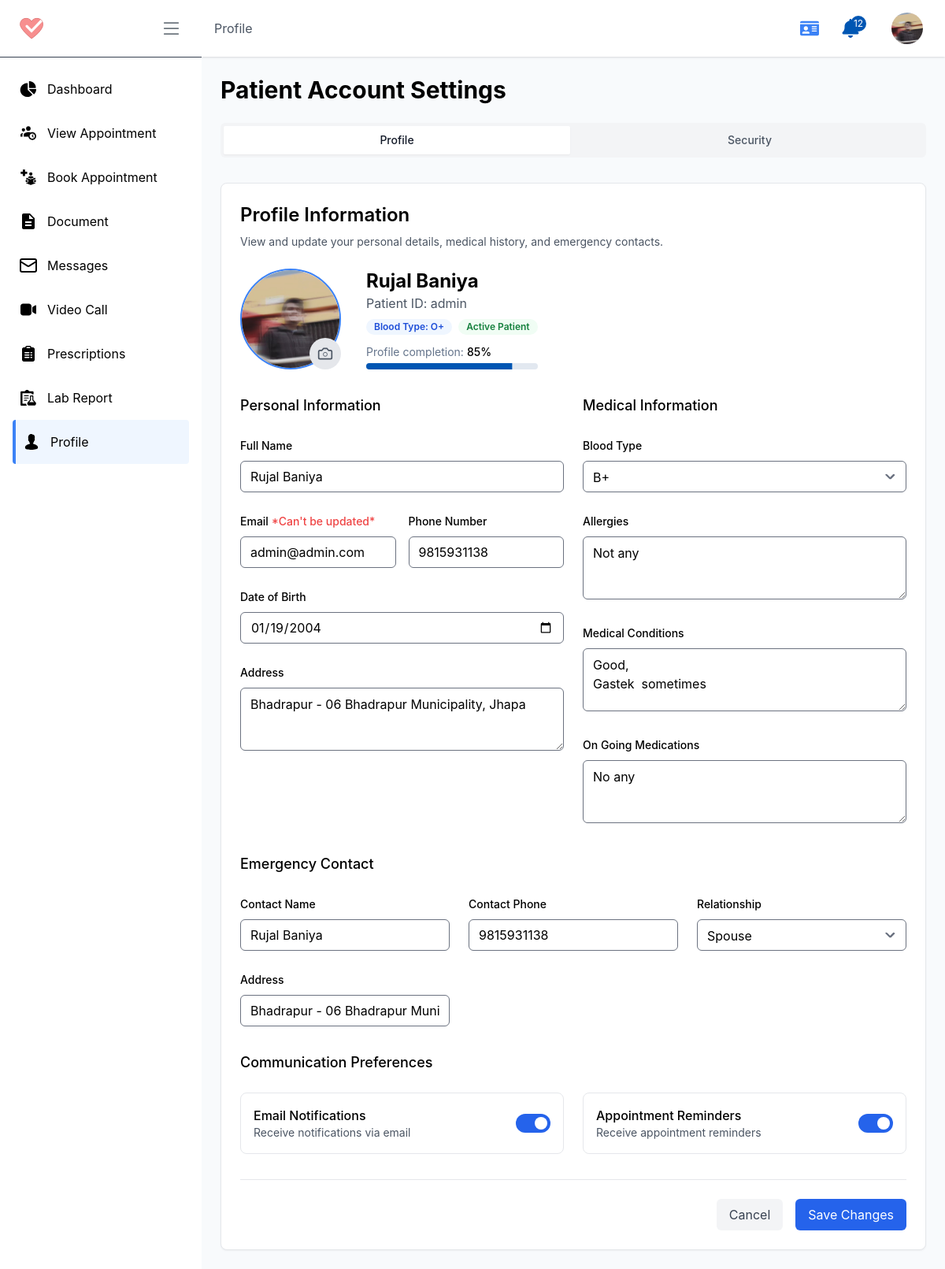
Before: /p/profile/ (signed in) with the older database file.
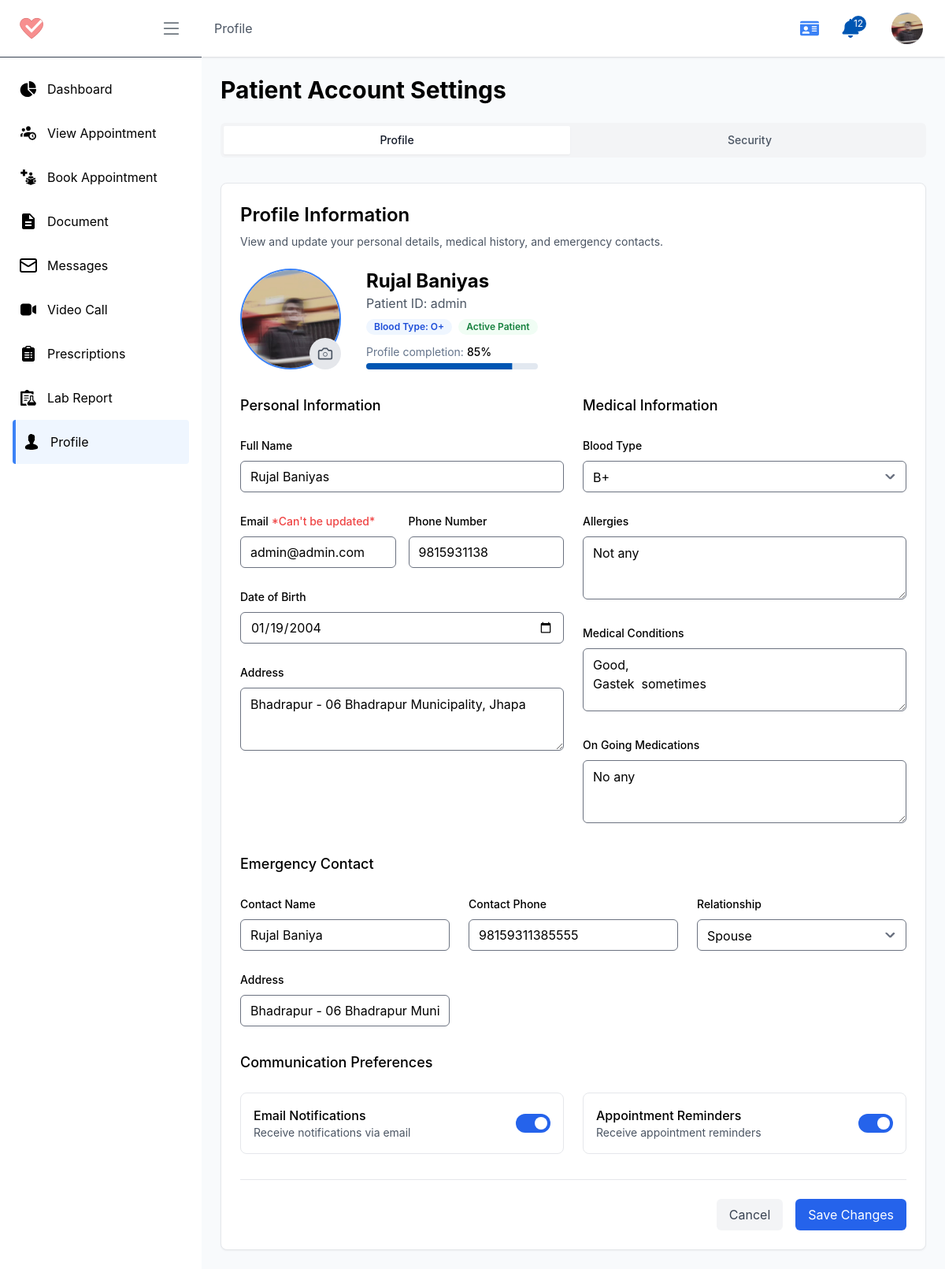
After: the same page with the newer database file.
### account/models.py (models this page shows, shortened)
class Profile(models.Model):
    user = models.OneToOneField(User, on_delete=models.CASCADE, related_name="profile")
    role = models.CharField(max_length=10, choices=USER_ROLES, default='patient')
    profile_pic = models.ImageField(upload_to='profile_pictures/', default='profile_pictures/default.jpg')
    phone_regex = RegexValidator(regex=r'^\+?1?\d{9,15}$', message="Phone number must be entered in the format: '+999999999'. Up to 15 digits allowed.")
    ph_number = models.CharField(validators=[phone_regex], max_length=16, blank=True) # validators should be a list
    address = models.CharField(max_length=255, blank=True)
    date_of_birth = models.DateField(null=True, blank=True)
    email_notification = models.BooleanField(default=True)
    sms_notification = models.BooleanField(default=True)
    reminders = models.BooleanField(default=True)
    created_at = models.DateTimeField(auto_now_add=True)
    updated_at = models.DateTimeField(auto_now=True)
    is_active = models.BooleanField(default=True)
    is_verified = models.BooleanField(default=False)

class MedicalInfo(models.Model):
    profile = models.OneToOneField(Profile, on_delete=models.CASCADE, related_name="medical_info")
    blood_group = models.CharField(max_length=3, blank=True)
    allergies = models.TextField(blank=True)
    medical_conditions = models.TextField(blank=True)
    on_going_medications = models.TextField(blank=True)
    emg_contact_name = models.CharField(max_length=255, blank=True)
    emg_contact_number = models.CharField(max_length=16, blank=True)
    emg_contact_relation = models.CharField(max_length=255, blank=True)
    emg_contact_address = models.CharField(max_length=255, blank=True)
    created_at = models.DateTimeField(auto_now_add=True, blank=True)
    updated_at = models.DateTimeField(auto_now=True, blank=True)

### patient/views.py (the view, shortened to what this page needs)
# urls.py: path('profile/', p_profile, name='profile'),
@login_required_with_message(login_url='account:login', message="You need to log in to access Profile page.")
def p_profile(request: HttpRequest):
    if request.method == 'GET':
        profile: Profile = Profile.objects.get(user=request.user)
        context = {
            'profile': profile,
        }
        return render(request, 'pages/patient/profile.html', context)

### account/views.py (called while the page is built)
def login_required_with_message(function=None, login_url=None, message=None):
    def decorator(view_func):
        @wraps(view_func)
        def _wrapped_view(request, *args, **kwargs):
            if not request.user.is_authenticated:
                print("User is not authenticated.")
                if message:
                    messages.warning(request, message)
                return redirect(login_url or 'account:login')
            return view_func(request, *args, **kwargs)
        return _wrapped_view
    if function:
        return decorator(function)
    return decorator

### home/templatetags/url_resolver.py (called while the page is built)
@register.simple_tag
def role_to_url(role, destination):
    try:
        return reverse(f"{role}:{destination}")
    except NoReverseMatch:
        return "#"  # fallback URL if the view is not found

### templates/pages/patient/profile.html (shortened to what the changed rows need)
{% extends "pages/patient/P_base.html" %}
{% load static %}
{% block content %}
<div class="flex flex-col w-full max-w-6xl mx-auto min-h-screen p-6">
    <h1 class="text-3xl font-bold mb-6">Patient Account Settings</h1>
    <div class="tab-content" id="profile">
        <div class="rounded-lg border bg-white shadow-sm">
            <div class="p-6">
                <div class="flex flex-col sm:flex-row gap-8 mb-8 items-center sm:items-start">
                    <div class="relative">
                        <img id="pp_image" class="h-32 w-32 rounded-full border-2 border-blue-500"
                            src="{{ profile.profile_pic.url }}" alt="Profile picture">
                        <button id="imageUploadButton"
                            class="absolute bottom-0 right-0 h-10 w-10 rounded-full bg-gray-200 text-gray-600 hover:bg-gray-300">
                        </button>
                    </div>
                    <div class="text-center sm:text-left">
                        <h2 class="text-2xl font-bold">{{profile.user.first_name}}</h2>
                        <p class="text-gray-600 mb-2">Patient ID: {{profile.user.username}}</p>
                        <div class="flex flex-wrap gap-2 justify-center sm:justify-start">
                            <span
                                class="bg-blue-50 text-blue-700 px-2.5 py-0.5 rounded-full text-xs font-semibold">Blood
                                Type: O+</span>
                            <span
                                class="bg-green-50 text-green-700 px-2.5 py-0.5 rounded-full text-xs font-semibold">Active
                                Patient</span>
                        </div>
                        <div class="mt-3">
                            <div class="flex items-center gap-1 text-sm"><span class="font-medium">85%</span></div>
                            <div aria-valuemax="100" aria-valuemin="0" role="progressbar" data-state="indeterminate"
                                data-max="100"
                                class="relative w-full overflow-hidden rounded-full bg-secondary h-2 mt-1">
                            </div>
                        </div>
                    </div>
                </div>
                <form class="space-y-8" action="{% url 'patient:profile' %}" method="POST" enctype="multipart/form-data">
                    <div class="grid grid-cols-1 md:grid-cols-2 gap-6">
                        <div class="space-y-6">
                            <div class="space-y-2">
                                <label class="text-sm font-medium">Full Name</label>
                                <input
                                    class="w-full h-10 px-3 py-2 border rounded-md focus:outline-none focus:ring-2 focus:ring-blue-500"
                                    value="{{profile.user.first_name}}" name="full_name">
                            </div>
                            <div class="grid grid-cols-1 sm:grid-cols-2 gap-4">
                                <div class="space-y-2">
                                    <label class="text-sm font-medium">Email     <span class="text-red-500">*Can't be updated*</span></label>
                                    <input
                                        class="w-full h-10 px-3 py-2 border rounded-md focus:outline-none focus:ring-2 focus:ring-blue-500"
                                        value="{{profile.user.email}}" name="email" disabled placeholder="Email Address">
                                </div>
                                <div class="space-y-2">
                                    <label class="text-sm font-medium">Phone Number</label>
                                    <input
                                        class="w-full h-10 px-3 py-2 border rounded-md focus:outline-none focus:ring-2 focus:ring-blue-500"
                                        value="{{profile.ph_number }}" name="phone_number" placeholder="Add Phone Number">
                                </div>
                            </div>
                            <div class="space-y-2">
                                <label class="text-sm font-medium">Date of Birth</label>
                                <input
                                    class="w-full h-10 px-3 py-2 border rounded-md focus:outline-none focus:ring-2 focus:ring-blue-500"
                                    type="date" value="{{ profile.date_of_birth|date:'Y-m-d' }}" name="date_of_birth">
                            </div>
                            <div class="space-y-2">
                                <label class="text-sm font-medium">Address</label>
                                <textarea
                                    class="w-full min-h-[80px] px-3 py-2 border rounded-md focus:outline-none focus:ring-2 focus:ring-blue-500"
                                    name="address" placeholder="Add Address"
                                    >{{profile.address }}</textarea>
                            </div>
                        </div>
                        <div class="space-y-6">
                            <div class="space-y-2">
                                <div class="relative">
                                    <select
                                        class="w-full h-10 px-3 py-2 border rounded-md appearance-none focus:outline-none focus:ring-2 focus:ring-blue-500"
                                        name="blood_group">
                                        <option {% if profile.medical_info.blood_group == "B+" %}selected{% endif %}
                                                value="B+"  >B+</option>
                                    </select>
                                    <svg class="absolute right-3 top-1/2 -translate-y-1/2 h-4 w-4 text-gray-500"
                                        xmlns="http://www.w3.org/2000/svg" fill="none" viewBox="0 0 24 24"
                                        stroke="currentColor">
                                        <path stroke-linecap="round" stroke-linejoin="round" stroke-width="2"
                                            d="M19 9l-7 7-7-7" />
                                    </svg>
                                </div>
                            </div>
                            <div class="space-y-2">
                                <label class="text-sm font-medium">Allergies</label>
                                <textarea
                                    class="w-full min-h-[80px] px-3 py-2 border rounded-md focus:outline-none focus:ring-2 focus:ring-blue-500"
                                    name="allergies">{{ profile.medical_info.allergies}}</textarea>
                            </div>
                            <div class="space-y-2">
                                <label class="text-sm font-medium">Medical Conditions</label>
                                <textarea
                                    class="w-full min-h-[80px] px-3 py-2 border rounded-md focus:outline-none focus:ring-2 focus:ring-blue-500"
                                    name="medicalConditions">{{ profile.medical_info.medical_conditions}}</textarea>
                            </div>
                            <div class="space-y-2">
                                <label class="text-sm font-medium">On Going Medications</label>
                                <textarea
                                    class="w-full min-h-[80px] px-3 py-2 border rounded-md focus:outline-none focus:ring-2 focus:ring-blue-500"
                                    name="medicines_on">{{ profile.medical_info.on_going_medications}}</textarea>
                            </div>
                        </div>
                    </div>
                    <div class="space-y-6">
                        <div class="grid grid-cols-1 md:grid-cols-3 gap-6">
                            <div class="space-y-2">
                                <label class="text-sm font-medium">Contact Name</label>
                                <input
                                    class="w-full h-10 px-3 py-2 border rounded-md focus:outline-none focus:ring-2 focus:ring-blue-500"
                                    value="{{profile.medical_info.emg_contact_name}}" name="emergency_contact_name">
                            </div>
                            <div class="space-y-2">
                                <label class="text-sm font-medium">Contact Phone</label>
                                <input
                                    class="w-full h-10 px-3 py-2 border rounded-md focus:outline-none focus:ring-2 focus:ring-blue-500"
                                    value="{{ profile.medical_info.emg_contact_number }}" name="emergency_contact_number">
                            </div>
                            <div class="space-y-2">
                                <div class="relative">
                                    <select
                                        class="w-full h-10 px-3 py-2 border rounded-md appearance-none focus:outline-none focus:ring-2 focus:ring-blue-500"
                                        name="emergency_contact_relationship"> {{ profile.medical_info.emg_contact_relation }}
                                        <option {% if profile.medical_info.emg_contact_relation == "spouse" %}selected{% endif %}
                                            value="spouse">Spouse</option>
                                    </select>
                                    <svg class="absolute right-3 top-1/2 -translate-y-1/2 h-4 w-4 text-gray-500"
                                        xmlns="http://www.w3.org/2000/svg" fill="none" viewBox="0 0 24 24"
                                        stroke="currentColor">
                                        <path stroke-linecap="round" stroke-linejoin="round" stroke-width="2"
                                            d="M19 9l-7 7-7-7" />
                                    </svg>
                                </div>
                            </div>
                            <div class="space-y-2">
                                <label class="text-sm font-medium">Address</label>
                                <input
                                    class="w-full h-10 px-3 py-2 border rounded-md focus:outline-none focus:ring-2 focus:ring-blue-500"
                                    value="{{profile.medical_info.emg_contact_address}}" name="emergency_contact_address">
                            </div>
                        </div>
                    </div>
                </form>
            </div>
        </div>
    </div>
</div>
<link rel="stylesheet" href="https://cdnjs.cloudflare.com/ajax/libs/cropperjs/1.6.1/cropper.min.css">
{% endblock content %}

Changed rows visible on the page:
changed Profile "Bhadrapur - 06 Bhadrapur Municipality, Jhapa": user.first_name "Rujal Baniya" → "Rujal Baniyas"; full_name "Rujal Baniya" → "Rujal Baniyas"; emergency_contact_number "9815931138" → "98159311385555"
